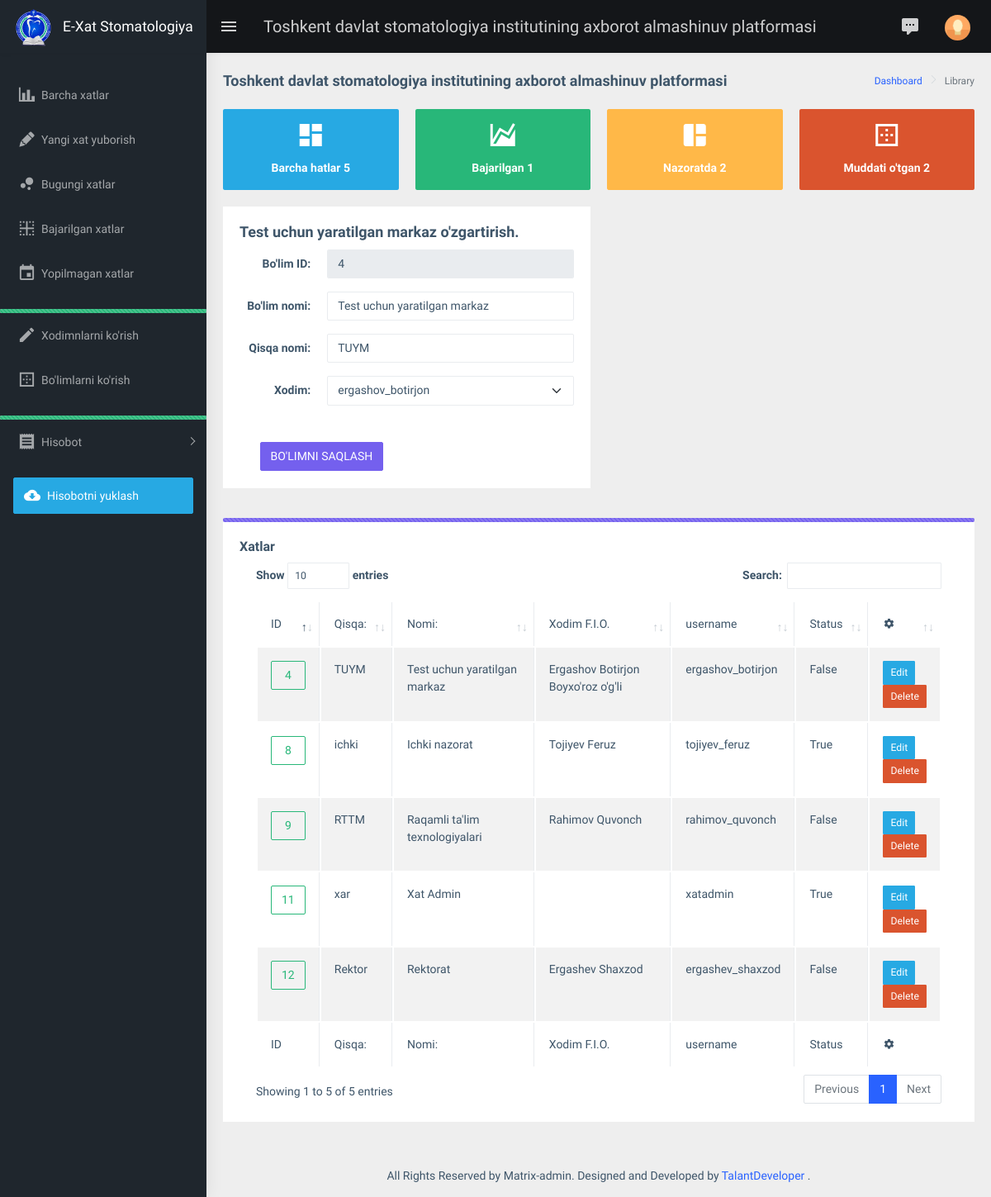
The app's page /centers/4/update/ (signed in) with its own data.
### main/models.py (models this page shows)
class Center(models.Model):
    name = models.CharField(max_length=256, verbose_name="Markaz")
    short = models.CharField(max_length=255, verbose_name="Short Name", null=True, blank=True)
    user = models.ForeignKey(User, on_delete=models.SET_NULL, verbose_name="Xodim", null=True, blank=True)
    create_at = models.DateTimeField(auto_now_add=True, verbose_name="Yaratilgan vaqt")
    update_at = models.DateTimeField(auto_now=True, verbose_name="O'zgartirilgan vaqt")
    def __str__(self):
        return f"{self.name}"
    def user_is_status(self):
        return self.user.is_superuser

### main/functions.py (the view)
    def _wrapped_view(request, *args, **kwargs):
        if not request.user.is_superuser:
            return redirect('main:welcome')
        return view_func(request, *args, **kwargs)

### main/functions.py (called while the page is built)
def superuser_required(view_func):
    def _wrapped_view(request, *args, **kwargs):
        if not request.user.is_superuser:
            return redirect('main:welcome')
        return view_func(request, *args, **kwargs)
    return _wrapped_view

def get_center_edit(request, center_id):
    content = content_need(request)
    center = Center.objects.get(id=center_id)
    content['center_up'] = center
    content['centers'] = Center.objects.all()
    content['users'] = User.objects.all()
    return content

### main/models.py (called while the page is built)
    @property
    def time_off(self):
        if not self.control_file and self.lifetime < datetime.now().date():
            return True
        else:
            return False

### main/views.py (called while the page is built)
@login_required
@superuser_required
def center_edit_view(request, center_id):
    if request.method == 'POST':
        return center_edit(request, center_id)
    content = get_center_edit(request, center_id)
    return render(request, 'center/center_update.html', context=content)

### templates/center/center_update.html (shortened to what this page needs)
{% extends 'center/view_center.html' %}
{% block center %}
    <div class="row">
        <div class="col-md-6">
            <div class="card">
                <form class="form-horizontal" method="post" action="{% url 'main:center-edit' center_up.id %}">
                    <div class="card-body">
                        <h4 class="card-title"><b>{{ center_up.name }}</b> o'zgartirish.</h4>
                        <div class="form-group row">
                            <label for="id" class="col-sm-3 text-end control-label col-form-label">
                                Bo'lim ID:
                            </label>
                            <div class="col-sm-9">
                                <input type="number" name="number" class="form-control" id="id" value="{{ center_up.id }}" disabled/>
                            </div>
                        </div>
                        <div class="form-group row">
                            <label for="name" class="col-sm-3 text-end control-label col-form-label">
                                Bo'lim nomi:
                            </label>
                            <div class="col-sm-9">
                                <input type="text" name="name" class="form-control" id="name" value="{{ center_up.name }}"/>
                            </div>
                        </div>
                        <div class="form-group row">
                            <label for="short" class="col-sm-3 text-end control-label col-form-label">
                                Qisqa nomi:
                            </label>
                            <div class="col-sm-9">
                                <input type="text" name="short" class="form-control" id="short" value="{{ center_up.short }}"/>
                            </div>
                        </div>
                        <div class="form-group row">
                            <label for="fname" class="col-sm-3 text-end control-label col-form-label">
                                Xodim:
                            </label>
                            <div class="col-md-9">
                                <label>
                                    <select class="select2 form-select shadow-none"
                                            style="width: 100%; height: 36px" name="user_id">
                                        <option value="{{ center_up.user.id }}">
                                            {{ center_up.user.username }}
                                        </option>
                                    </select>
                                </label>
                            </div>
                        </div>
                    </div>
                    <span class="center" style="margin: 10%;">
                        <input class="btn btn-primary center" type="submit" value="BO'LIMNI SAQLASH">
                    </span>
                    <br>
                </form>
                <br>
            </div>
        </div>
    </div>
{% endblock %}

### templates/center/view_center.html (shortened to what this page needs)
{% extends 'base.html' %}
{% block content %}
    <div class="page-wrapper">
        <div class="page-breadcrumb">
            <div class="row">
                <div class="col-12 d-flex no-block align-items-center">
                    <h4 class="page-title">
                        Toshkent davlat stomatologiya institutining axborot almashinuv platformasi
                    </h4>
                    <div class="ms-auto text-end">
                        <nav aria-label="breadcrumb">
                            <ol class="breadcrumb">
                                <li class="breadcrumb-item">
                                    <a href="#">
                                        Dashboard
                                    </a>
                                </li>
                                <li class="breadcrumb-item active" aria-current="page">
                                    Library
                                </li>
                            </ol>
                        </nav>
                    </div>
                </div>
            </div>
        </div>
        <div class="container-fluid">
            <div class="row">
                <div class="col-md-6 col-lg-3 col-xlg-3">
                    <div class="card card-hover">
                        <div class="box bg-cyan text-center">
                            <h1 class="font-light text-white">
                                <i class="mdi mdi-view-dashboard"></i>
                            </h1>
                            <h6 class="text-white">Barcha hatlar {{ jami }}</h6>
                        </div>
                    </div>
                </div>
                <div class="col-md-6 col-lg-3 col-xlg-3">
                    <div class="card card-hover">
                        <div class="box bg-success text-center">
                            <h1 class="font-light text-white">
                                <i class="mdi mdi-chart-areaspline"></i>
                            </h1>
                            <h6 class="text-white">Bajarilgan {{ bajarilgan }}</h6>
                        </div>
                    </div>
                </div>
                <div class="col-md-6 col-lg-3 col-xlg-3">
                    <div class="card card-hover">
                        <div class="box bg-warning text-center">
                            <h1 class="font-light text-white">
                                <i class="mdi mdi-collage"></i>
                            </h1>
                            <h6 class="text-white">Nazoratda {{ nazoratda }}</h6>
                        </div>
                    </div>
                </div>
                <div class="col-md-6 col-lg-3 col-xlg-3">
                    <div class="card card-hover">
                        <div class="box bg-danger text-center">
                            <h1 class="font-light text-white">
                                <i class="mdi mdi-border-outside"></i>
                            </h1>
                            <h6 class="text-white">Muddati o'tgan {{ muddati_utgan }}</h6>
                        </div>
                    </div>
                </div>
            </div>
            {% block center %}{% endblock %}
            <div class="mt-3">
                <div class="progress">
                    <div class="progress-bar progress-bar-striped" role="progressbar"
                         style="width: 100%" aria-valuenow="10" aria-valuemin="0"
                         aria-valuemax="100">
                    </div>
                </div>
            </div>
            <div class="row">
                <div class="col-12">
                    <div class="card">
                        <div class="card-body">
                            <h5 class="card-title">Xatlar</h5>
                            <div class="table-responsive">
                                <table id="zero_config" class="table table-striped table-bordered">
                                    <thead>
                                    <tr>
                                        <th>ID</th>
                                        <th>Qisqa:</th>
                                        <th>Nomi:</th>
                                        <th>Xodim F.I.O.</th>
                                        <th>username</th>
                                        <th>Status</th>
                                        <th><i class="mdi mdi-settings fs-8"></i></th>
                                    </tr>
                                    </thead>
                                    <tbody>
                                    {% for center in centers %}
                                        <tr>
                                            <td>
                                                <a href="{% url 'main:center-edit' center.id %}">
                                                    <span class="btn btn-outline-success d-flex align-items-center justify-content-center ">
                                                        {{ center.id }}
                                                    </span>
                                                </a>
                                            </td>
                                            <td>{{ center.short }} </td>
                                            <td>{{ center.name }}</td>
                                            {% if center.user %}
                                                <td>{{ center.user.first_name }} {{ center.user.last_name }}</td>
                                                <td>{{ center.user.username }}</td>
                                                <td>{{ center.user.is_superuser }}</td>
                                            {% else %}
                                                <td> yo'q</td>
                                                <td></td>
                                                <td></td>
                                            {% endif %}
                                            <td>
                                                <a href="{% url 'main:center-edit' center.id %}">
                                                    <button type="button" class="btn btn-cyan btn-sm text-white">
                                                        Edit
                                                    </button>
                                                </a>
                                                <form method="post" action="{% url 'main:center-delete' center.pk %}">
                                                    <button type="submit" class="btn btn-danger btn-sm text-white"
                                                            onclick="return confirm('Siz haqiqatdan ham {{ center.name }} bo\'limni o\'chirmoqchimisiz?')">
                                                        Delete
                                                    </button>
                                                </form>
                                            </td>
                                        </tr>
                                    {% empty %}
                                        <td valign="top" colspan="8" class="dataTables_empty">
                                            Jadvalda ma'lumotlar mavjud emas
                                        </td>
                                    {% endfor %}
                                    </tbody>
                                    <tfoot>
                                    <tr>
                                        <th>ID</th>
                                        <th>Qisqa:</th>
                                        <th> Nomi:</th>
                                        <th>Xodim F.I.O.</th>
                                        <th>username</th>
                                        <th>Status</th>
                                        <th><i class="mdi mdi-settings fs-8"></i></th>
                                    </tr>
                                    </tfoot>
                                </table>
                            </div>
                        </div>
                    </div>
                </div>
            </div>
        </div>
        <footer class="footer text-center">
            All Rights Reserved by Matrix-admin. Designed and Developed by
            <a href="https://www.wrappixel.com">
                TalantDeveloper
            </a>.
        </footer>
    </div>
{% endblock %}

### records on screen
Center: name "Test uchun yaratilgan markaz", number "4", short "TUYM", user_id "ergashov_botirjon", id "4", user.first_name "Ergashov Botirjon Boyxo'roz o'g'li", user.username "ergashov_botirjon", user.is_superuser "False"
Center: id "8", short "ichki", name "Ichki nazorat", user.first_name "Tojiyev", user.last_name "Feruz", user.username "tojiyev_feruz", user.is_superuser "True"
Center: id "9", short "RTTM", name "Raqamli ta'lim texnologiyalari", user.first_name "Rahimov", user.last_name "Quvonch", user.username "rahimov_quvonch", user.is_superuser "False"
Center: id "11", short "xar", name "Xat Admin", user.username "xatadmin", user.is_superuser "True"
Center: id "12", short "Rektor", name "Rektorat", user.first_name "Ergashev", user.last_name "Shaxzod", user.username "ergashev_shaxzod", user.is_superuser "False"

### other values on screen
{{ jami }} "5"
{{ bajarilgan }} "1"
{{ nazoratda }} "2"
{{ muddati_utgan }} "2"
